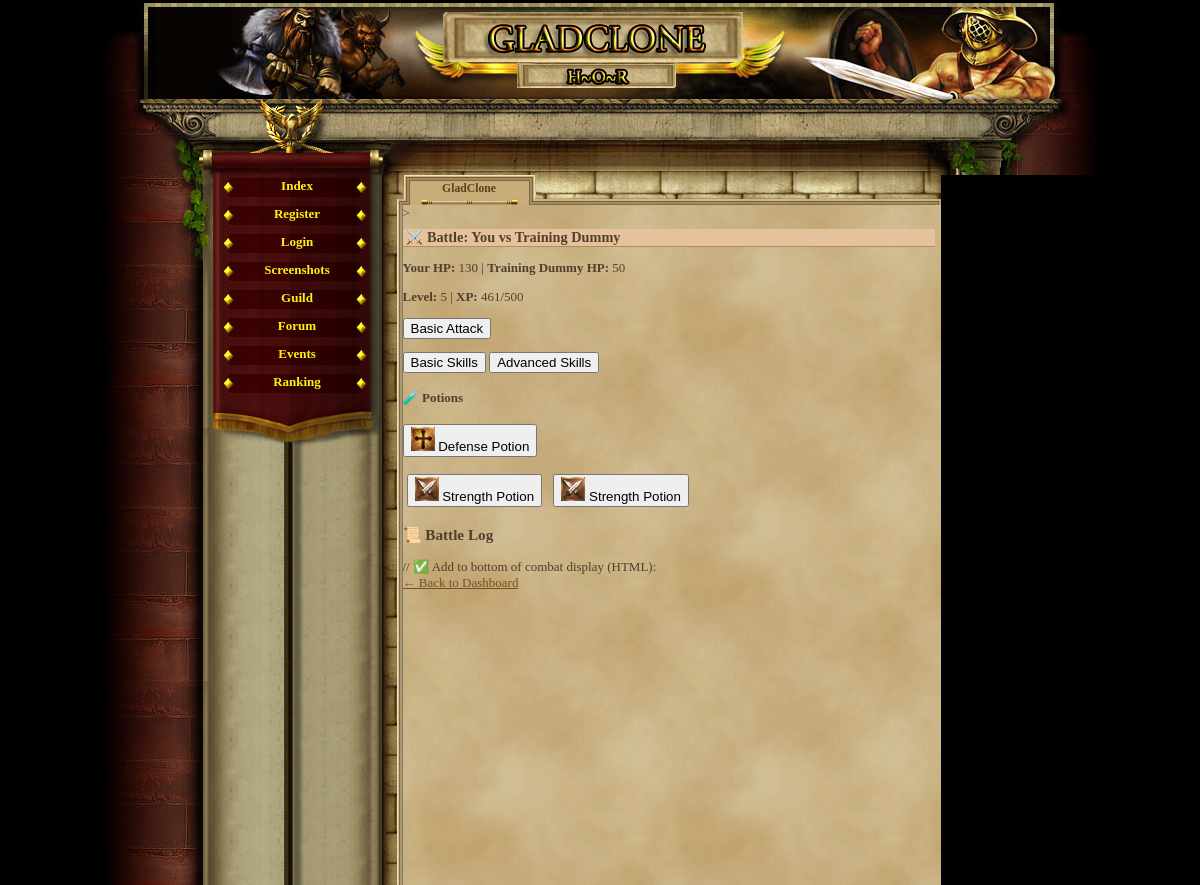
/battle.php (signed in), run on the app's committed database.
### tables this page shows
CREATE TABLE `gracze` (
  `id` int(11) NOT NULL AUTO_INCREMENT,
  `gracz` int(11) NOT NULL DEFAULT '0',
  `login` varchar(24) NOT NULL,
  `haslo` varchar(40) NOT NULL,
  `email` varchar(40) NOT NULL,
  `plec` tinyint(4) NOT NULL DEFAULT '0',
  `avatar` tinyint(4) NOT NULL DEFAULT '1',
  `pregunta` text NOT NULL,
  `respuesta` text NOT NULL,
  `rank` int(1) NOT NULL DEFAULT '1',
  `nivel` int(1) NOT NULL DEFAULT '1',
  `exp` int(1) NOT NULL DEFAULT '0',
  `exp_max` int(1) NOT NULL DEFAULT '10',
  `honor` int(1) NOT NULL DEFAULT '0',
  `fama` int(1) NOT NULL DEFAULT '0',
  `victorias` int(1) NOT NULL DEFAULT '0',
  `perdidas` int(1) NOT NULL DEFAULT '0',
  `oro_robado` int(1) NOT NULL DEFAULT '0',
  `oro_perdido` int(1) NOT NULL DEFAULT '0',
  `atak` int(5) NOT NULL DEFAULT '0',
  `obrona` int(3) NOT NULL DEFAULT '0',
  `sila` int(1) NOT NULL DEFAULT '5',
  `sila_i` int(1) NOT NULL DEFAULT '0',
  `sila_max` int(1) NOT NULL DEFAULT '10',
  `zrecznosc` int(1) NOT NULL DEFAULT '5',
  `zrecznosc_i` int(1) NOT NULL DEFAULT '0',
  `zrecznosc_max` int(1) NOT NULL DEFAULT '10',
  `wyrzymalosc` int(1) NOT NULL DEFAULT '5',
  `wyrzymalosc_i` int(1) NOT NULL DEFAULT '0',
  `wyrzymalosc_max` int(1) NOT NULL DEFAULT '10',
  `constitucion` int(1) NOT NULL DEFAULT '5',
  `constitucion_i` int(1) NOT NULL DEFAULT '0',
  `constitucion_max` int(1) NOT NULL DEFAULT '10',
  `carisma` int(1) NOT NULL DEFAULT '5',
  `carisma_i` int(1) NOT NULL DEFAULT '0',
  `carisma_max` int(1) NOT NULL DEFAULT '10',
  `inteligencja` int(1) NOT NULL DEFAULT '5',
  `inteligencja_i` int(1) NOT NULL DEFAULT '0',
  `inteligencja_max` int(1) NOT NULL DEFAULT '10',
  `mdchance` int(1) NOT NULL DEFAULT '0',
  `dhchance` int(1) NOT NULL DEFAULT '0',
  `ctchance` int(1) NOT NULL DEFAULT '0',
  `zycie` int(100) NOT NULL DEFAULT '100',
  `zycie_max` int(100) NOT NULL DEFAULT '100',
  `obrazenia_min` int(1) NOT NULL DEFAULT '0',
  `obrazenia_max` int(3) NOT NULL DEFAULT '2',
  `zloto` int(100) NOT NULL DEFAULT '150',
  `zloto_skarbiec` int(11) NOT NULL,
  `punkty` int(11) NOT NULL,
  `pracuje` int(11) NOT NULL,
  `ostatnia_walka_pvp` int(11) NOT NULL,
  `ostatnia_walka_pvc` int(11) NOT NULL,
  `ostatnio_zregenerowano` int(11) NOT NULL,
  `titulo` varchar(24) NOT NULL DEFAULT 'Newbie',
  `arena_level` int(11) NOT NULL,
  `rubies` int(11) NOT NULL DEFAULT '0',
  `centurion_time` int(11) NOT NULL,
  `reportes` int(1) NOT NULL DEFAULT '0',
  `mensajes` int(1) NOT NULL DEFAULT '0',
  `noticias` int(1) NOT NULL DEFAULT '0',
  `bendicion1_type` int(11) NOT NULL,
  `bendicion1_time` int(11) NOT NULL,
  `bendicion2_type` int(11) NOT NULL,
  `bendicion2_time` int(11) NOT NULL,
  `bendicion3_type` int(11) NOT NULL,
  `bendicion3_time` int(11) NOT NULL,
  `bendicion4_type` int(11) NOT NULL,
  `bendicion4_time` int(11) NOT NULL,
  `ostatnia_aktywnosc` int(11) NOT NULL DEFAULT '0',
  `username_locked` tinyint(1) NOT NULL DEFAULT '0',
  `lock_login` tinyint(1) NOT NULL DEFAULT '0',
  PRIMARY KEY (`id`),
  UNIQUE KEY `login` (`login`)
);

CREATE TABLE `player_items` (
  `id` int(11) NOT NULL AUTO_INCREMENT,
  `player_id` int(11) NOT NULL,
  `item_id` int(11) NOT NULL,
  `quantity` int(11) NOT NULL DEFAULT '1',
  `equipped` tinyint(1) NOT NULL DEFAULT '0',
  `position` int(11) NOT NULL DEFAULT '0',
  PRIMARY KEY (`id`),
  KEY `player_id` (`player_id`),
  KEY `item_id` (`item_id`),
  CONSTRAINT `player_items_ibfk_1` FOREIGN KEY (`player_id`) REFERENCES `gracze` (`id`),
  CONSTRAINT `player_items_ibfk_2` FOREIGN KEY (`item_id`) REFERENCES `items` (`id`)
);

CREATE TABLE `items` (
  `id` int(11) NOT NULL AUTO_INCREMENT,
  `name` varchar(50) NOT NULL,
  `description` text,
  `type` varchar(20) NOT NULL,
  `attack_bonus` int(11) DEFAULT '0',
  `defense_bonus` int(11) DEFAULT '0',
  `sell_value` int(11) NOT NULL DEFAULT '10',
  `value` int(11) NOT NULL DEFAULT '0',
  `price` int(11) NOT NULL DEFAULT '0',
  `image` varchar(255) DEFAULT 'default.png',
  `slot` varchar(20) NOT NULL DEFAULT 'misc',
  `dex_bonus` int(11) DEFAULT '0',
  `level_required` int(11) DEFAULT '1',
  `effect_type` varchar(10) DEFAULT 'NULL',
  `target_attr` varchar(20) DEFAULT NULL,
  `effect_value` int(11) DEFAULT '0',
  `duration` int(11) DEFAULT '0',
  PRIMARY KEY (`id`)
);

### battle.php (the view, shortened to what this page needs)
<?php
require_once('var/ustawienia.php');
require_once('gora_strony.php');
require_once('menu_l.php');
$player_id = $_SESSION['id'];
$stmt = $conn->prepare("SELECT * FROM gracze WHERE id = ?");
$stmt->bind_param("i", $player_id);
$stmt->execute();
$result = $stmt->get_result();
$player = $result->fetch_assoc();
$enemy_pool = [
    ['name' => 'Training Dummy', 'hp' => 50, 'min_dmg' => 0, 'max_dmg' => 5],
    ['name' => 'Fire Imp', 'hp' => 55, 'min_dmg' => 3, 'max_dmg' => 8],
    ['name' => 'Skeleton Warrior', 'hp' => 70, 'min_dmg' => 5, 'max_dmg' => 12],
    ['name' => 'Goblin Raider', 'hp' => 60, 'min_dmg' => 4, 'max_dmg' => 10],
    ['name' => 'Dark Sorcerer', 'hp' => 45, 'min_dmg' => 7, 'max_dmg' => 15],
];
if (!isset($_SESSION['enemy']) || !isset($_SESSION['battle_enemy_hp'])) {
    $enemy = $enemy_pool[array_rand($enemy_pool)];
} else {
    $enemy = $_SESSION['enemy'];
}
$player_hp = $_SESSION['battle_player_hp'];
$enemy_hp = $_SESSION['battle_enemy_hp'];
?>
>
<h2>⚔️ Battle: You vs <?= $enemy['name'] ?></h2>
<p><strong>Your HP:</strong> <?= $player_hp ?> | <strong><?= $enemy['name'] ?> HP:</strong> <?= $enemy_hp ?></p>
<p><strong>Level:</strong> <?= $player['nivel'] ?> | <strong>XP:</strong> <?= $player['exp'] ?>/<?= $player['nivel'] * 100 ?></p>
<?php if ($player_hp > 0 && $enemy_hp > 0): ?>
    <form method="post">
        <button type="submit" name="action" value="basic">Basic Attack</button>
    </form>
    <button onclick="showTab('basic')">Basic Skills</button>
    <button onclick="showTab('advanced')">Advanced Skills</button>
<?php elseif ($enemy_hp <= 0): ?>
    <h3>🎉 You defeated the <?= $enemy['name'] ?>!</h3>
    <form method="post"><button name="reset">Start New Battle</button></form>
    <a href="index.php">← Back</a>
<?php else: ?>
    <h3>💀 You were defeated.</h3>
    <form method="post"><button name="reset">Try Again</button></form>
    <a href="index.php">← Back</a>
<?php endif; ?>
<?php
$potion_query = $conn->query("SELECT pi.id, i.name, i.image FROM player_items pi JOIN items i ON pi.item_id = i.id WHERE pi.player_id = $player_id AND i.type = 'potion'");
?>
<?php if ($potion_query->num_rows > 0): ?>
    <h4>🧪 Potions</h4>
    <form method="post">
        <?php while ($row = $potion_query->fetch_assoc()): ?>
    <form method="post" style="display: inline-block; margin: 4px;">
        <button type="submit" name="action" value="use_item">
            <img src="items/<?= htmlspecialchars($row['image']) ?>" width="24"> <?= htmlspecialchars($row['name']) ?>
        </button>
    </form>
    <?php endwhile; ?>
    </form>
<?php endif; ?>
<h3>📜 Battle Log</h3>
// ✅ Add to bottom of combat display (HTML):
<br><a href="index.php">← Back to Dashboard</a>

### game_05.css (style rules this page uses)
body, html { margin: 0; padding: 0; font-family:"Palatino Linotype", "Times New Roman", Times, serif; text-align: center; color: #513F2C; background-color: #000; font-size:16px; }
h2 { text-align:left; border-bottom:1px solid #b28b60; color:#513F2C; background-color:#e6c29c; margin:8px 0px 0px 0px; padding-left:3px; font-size:1.1em; }
a { -moz-user-focus: none; -moz-outline: none; outline: none; }
#content a { color:#735227; }

### data on the page
gracze: nivel "5", exp "461", $player['nivel']*100 "500"
player_items: item.image (picture), item.name "Defense Potion"
player_items: item.image (picture), item.name "Strength Potion"
player_items: item.image (picture), item.name "Strength Potion"

### other printed values
$enemy['name'] "Training Dummy"
$player_hp "130"
$enemy_hp "50"
